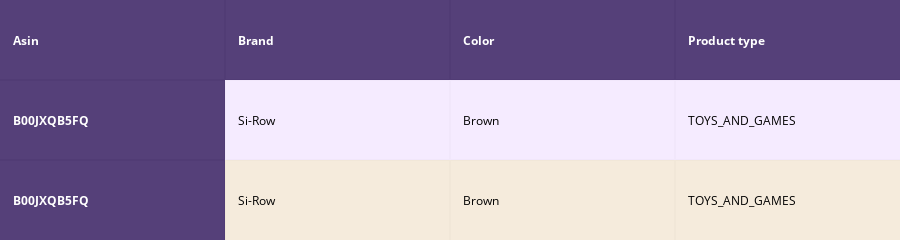
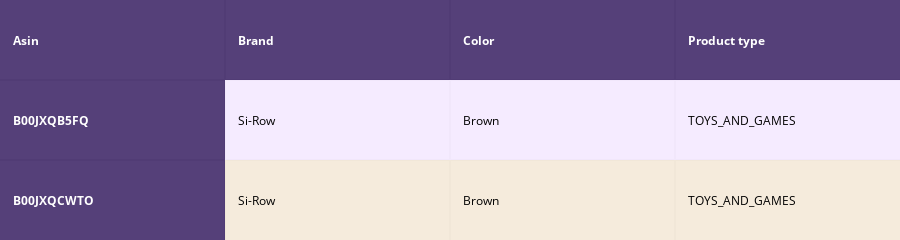
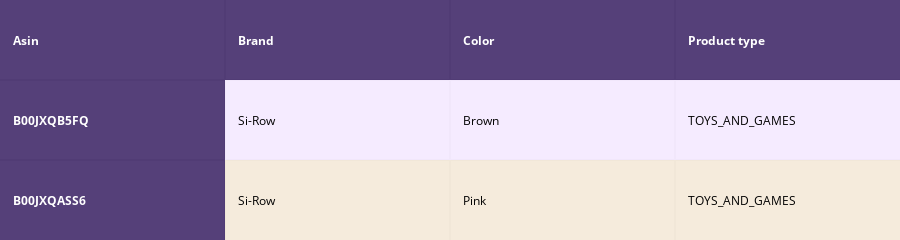
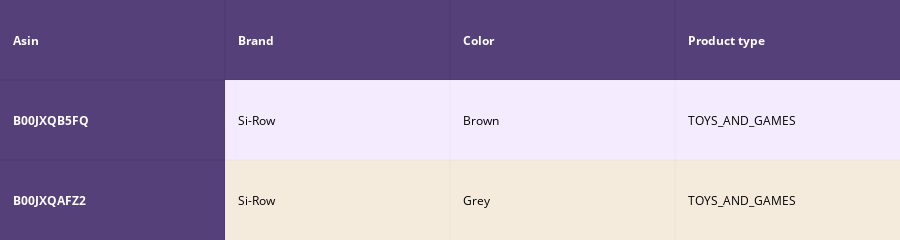

These figures' notebook cell, in order:
### Code cell
# brand and color weight =50
# title vector weight = 5

idf_w2v_brand(12566, 5, 50, 4)

### Figure 1 — Plotly figure (JSON) as saved in the notebook; plotly's stock layout.template omitted (floating-point values rounded to 4 significant figures)
{"data": [{"opacity": 0.75, "uid": "4fe1f14b-dda3-4d91-a629-86abc11fc8ee", "colorscale": [[0, "#1d004d"], [0.5, "#f2e5ff"], [1, "#f2e5d1"]], "showscale": false, "hoverinfo": "none", "z": [[0, 0, 0, 0], [0, 0.5, 0.5, 0.5], [0, 1, 1, 1]], "type": "heatmap"}], "layout": {"yaxis": {"showticklabels": false, "tick0": 0.5, "ticks": "", "gridwidth": 2, "dtick": 1, "zeroline": false, "autorange": "reversed"}, "margin": {"r": 0, "b": 0, "l": 0, "t": 0}, "annotations": [{"xref": "x", "xanchor": "left", "yref": "y", "text": "<b>Asin</b>", "align": "left", "y": 0, "x": -0.45, "font": {"color": "#ffffff"}, "showarrow": false}, {"xref": "x", "xanchor": "left", "yref": "y", "text": "<b>Brand</b>", "align": "left", "y": 0, "x": 0.55, "font": {"color": "#ffffff"}, "showarrow": false}, {"xref": "x", "xanchor": "left", "yref": "y", "text": "<b>Color</b>", "align": "left", "y": 0, "x": 1.55, "font": {"color": "#ffffff"}, "showarrow": false}, {"xref": "x", "xanchor": "left", "yref": "y", "text": "<b>Product type</b>", "align": "left", "y": 0, "x": 2.55, "font": {"color": "#ffffff"}, "showarrow": false}, {"xref": "x", "xanchor": "left", "yref": "y", "text": "<b>B00JXQB5FQ</b>", "align": "left", "y": 1, "x": -0.45, "font": {"color": "#ffffff"}, "showarrow": false}, {"xref": "x", "xanchor": "left", "yref": "y", "text": "Si-Row", "align": "left", "y": 1, "x": 0.55, "font": {"color": "#000000"}, "showarrow": false}, {"xref": "x", "xanchor": "left", "yref": "y", "text": "Brown", "align": "left", "y": 1, "x": 1.55, "font": {"color": "#000000"}, "showarrow": false}, {"xref": "x", "xanchor": "left", "yref": "y", "text": "TOYS_AND_GAMES", "align": "left", "y": 1, "x": 2.55, "font": {"color": "#000000"}, "showarrow": false}, {"xref": "x", "xanchor": "left", "yref": "y", "text": "<b>B00JXQB5FQ</b>", "align": "left", "y": 2, "x": -0.45, "font": {"color": "#ffffff"}, "showarrow": false}, {"xref": "x", "xanchor": "left", "yref": "y", "text": "Si-Row", "align": "left", "y": 2, "x": 0.55, "font": {"color": "#000000"}, "showarrow": false}, {"xref": "x", "xanchor": "left", "yref": "y", "text": "Brown", "align": "left", "y": 2, "x": 1.55, "font": {"color": "#000000"}, "showarrow": false}, {"xref": "x", "xanchor": "left", "yref": "y", "text": "TOYS_AND_GAMES", "align": "left", "y": 2, "x": 2.55, "font": {"color": "#000000"}, "showarrow": false}], "xaxis": {"showticklabels": false, "tick0": -0.5, "ticks": "", "gridwidth": 2, "dtick": 1, "zeroline": false}, "height": 140}}

### Figure 2 — Plotly figure (JSON) as saved in the notebook; plotly's stock layout.template omitted (floating-point values rounded to 4 significant figures)
{"data": [{"opacity": 0.75, "uid": "7bd709a6-6146-488c-98d3-8dc7fc3c07c9", "colorscale": [[0, "#1d004d"], [0.5, "#f2e5ff"], [1, "#f2e5d1"]], "showscale": false, "hoverinfo": "none", "z": [[0, 0, 0, 0], [0, 0.5, 0.5, 0.5], [0, 1, 1, 1]], "type": "heatmap"}], "layout": {"yaxis": {"showticklabels": false, "tick0": 0.5, "ticks": "", "gridwidth": 2, "dtick": 1, "zeroline": false, "autorange": "reversed"}, "margin": {"r": 0, "b": 0, "l": 0, "t": 0}, "annotations": [{"xref": "x", "xanchor": "left", "yref": "y", "text": "<b>Asin</b>", "align": "left", "y": 0, "x": -0.45, "font": {"color": "#ffffff"}, "showarrow": false}, {"xref": "x", "xanchor": "left", "yref": "y", "text": "<b>Brand</b>", "align": "left", "y": 0, "x": 0.55, "font": {"color": "#ffffff"}, "showarrow": false}, {"xref": "x", "xanchor": "left", "yref": "y", "text": "<b>Color</b>", "align": "left", "y": 0, "x": 1.55, "font": {"color": "#ffffff"}, "showarrow": false}, {"xref": "x", "xanchor": "left", "yref": "y", "text": "<b>Product type</b>", "align": "left", "y": 0, "x": 2.55, "font": {"color": "#ffffff"}, "showarrow": false}, {"xref": "x", "xanchor": "left", "yref": "y", "text": "<b>B00JXQB5FQ</b>", "align": "left", "y": 1, "x": -0.45, "font": {"color": "#ffffff"}, "showarrow": false}, {"xref": "x", "xanchor": "left", "yref": "y", "text": "Si-Row", "align": "left", "y": 1, "x": 0.55, "font": {"color": "#000000"}, "showarrow": false}, {"xref": "x", "xanchor": "left", "yref": "y", "text": "Brown", "align": "left", "y": 1, "x": 1.55, "font": {"color": "#000000"}, "showarrow": false}, {"xref": "x", "xanchor": "left", "yref": "y", "text": "TOYS_AND_GAMES", "align": "left", "y": 1, "x": 2.55, "font": {"color": "#000000"}, "showarrow": false}, {"xref": "x", "xanchor": "left", "yref": "y", "text": "<b>B00JXQCWTO</b>", "align": "left", "y": 2, "x": -0.45, "font": {"color": "#ffffff"}, "showarrow": false}, {"xref": "x", "xanchor": "left", "yref": "y", "text": "Si-Row", "align": "left", "y": 2, "x": 0.55, "font": {"color": "#000000"}, "showarrow": false}, {"xref": "x", "xanchor": "left", "yref": "y", "text": "Brown", "align": "left", "y": 2, "x": 1.55, "font": {"color": "#000000"}, "showarrow": false}, {"xref": "x", "xanchor": "left", "yref": "y", "text": "TOYS_AND_GAMES", "align": "left", "y": 2, "x": 2.55, "font": {"color": "#000000"}, "showarrow": false}], "xaxis": {"showticklabels": false, "tick0": -0.5, "ticks": "", "gridwidth": 2, "dtick": 1, "zeroline": false}, "height": 140}}

### Figure 3 — Plotly figure (JSON) as saved in the notebook; plotly's stock layout.template omitted (floating-point values rounded to 4 significant figures)
{"data": [{"opacity": 0.75, "uid": "827772c9-5410-46d7-af46-e48f107cf9cf", "colorscale": [[0, "#1d004d"], [0.5, "#f2e5ff"], [1, "#f2e5d1"]], "showscale": false, "hoverinfo": "none", "z": [[0, 0, 0, 0], [0, 0.5, 0.5, 0.5], [0, 1, 1, 1]], "type": "heatmap"}], "layout": {"yaxis": {"showticklabels": false, "tick0": 0.5, "ticks": "", "gridwidth": 2, "dtick": 1, "zeroline": false, "autorange": "reversed"}, "margin": {"r": 0, "b": 0, "l": 0, "t": 0}, "annotations": [{"xref": "x", "xanchor": "left", "yref": "y", "text": "<b>Asin</b>", "align": "left", "y": 0, "x": -0.45, "font": {"color": "#ffffff"}, "showarrow": false}, {"xref": "x", "xanchor": "left", "yref": "y", "text": "<b>Brand</b>", "align": "left", "y": 0, "x": 0.55, "font": {"color": "#ffffff"}, "showarrow": false}, {"xref": "x", "xanchor": "left", "yref": "y", "text": "<b>Color</b>", "align": "left", "y": 0, "x": 1.55, "font": {"color": "#ffffff"}, "showarrow": false}, {"xref": "x", "xanchor": "left", "yref": "y", "text": "<b>Product type</b>", "align": "left", "y": 0, "x": 2.55, "font": {"color": "#ffffff"}, "showarrow": false}, {"xref": "x", "xanchor": "left", "yref": "y", "text": "<b>B00JXQB5FQ</b>", "align": "left", "y": 1, "x": -0.45, "font": {"color": "#ffffff"}, "showarrow": false}, {"xref": "x", "xanchor": "left", "yref": "y", "text": "Si-Row", "align": "left", "y": 1, "x": 0.55, "font": {"color": "#000000"}, "showarrow": false}, {"xref": "x", "xanchor": "left", "yref": "y", "text": "Brown", "align": "left", "y": 1, "x": 1.55, "font": {"color": "#000000"}, "showarrow": false}, {"xref": "x", "xanchor": "left", "yref": "y", "text": "TOYS_AND_GAMES", "align": "left", "y": 1, "x": 2.55, "font": {"color": "#000000"}, "showarrow": false}, {"xref": "x", "xanchor": "left", "yref": "y", "text": "<b>B00JXQASS6</b>", "align": "left", "y": 2, "x": -0.45, "font": {"color": "#ffffff"}, "showarrow": false}, {"xref": "x", "xanchor": "left", "yref": "y", "text": "Si-Row", "align": "left", "y": 2, "x": 0.55, "font": {"color": "#000000"}, "showarrow": false}, {"xref": "x", "xanchor": "left", "yref": "y", "text": "Pink", "align": "left", "y": 2, "x": 1.55, "font": {"color": "#000000"}, "showarrow": false}, {"xref": "x", "xanchor": "left", "yref": "y", "text": "TOYS_AND_GAMES", "align": "left", "y": 2, "x": 2.55, "font": {"color": "#000000"}, "showarrow": false}], "xaxis": {"showticklabels": false, "tick0": -0.5, "ticks": "", "gridwidth": 2, "dtick": 1, "zeroline": false}, "height": 140}}

### Figure 4 — Plotly figure (JSON) as saved in the notebook; plotly's stock layout.template omitted (floating-point values rounded to 4 significant figures)
{"data": [{"opacity": 0.75, "uid": "fdbb6466-faee-42ad-81b5-fb361c5ba7d6", "colorscale": [[0, "#1d004d"], [0.5, "#f2e5ff"], [1, "#f2e5d1"]], "showscale": false, "hoverinfo": "none", "z": [[0, 0, 0, 0], [0, 0.5, 0.5, 0.5], [0, 1, 1, 1]], "type": "heatmap"}], "layout": {"yaxis": {"showticklabels": false, "tick0": 0.5, "ticks": "", "gridwidth": 2, "dtick": 1, "zeroline": false, "autorange": "reversed"}, "margin": {"r": 0, "b": 0, "l": 0, "t": 0}, "annotations": [{"xref": "x", "xanchor": "left", "yref": "y", "text": "<b>Asin</b>", "align": "left", "y": 0, "x": -0.45, "font": {"color": "#ffffff"}, "showarrow": false}, {"xref": "x", "xanchor": "left", "yref": "y", "text": "<b>Brand</b>", "align": "left", "y": 0, "x": 0.55, "font": {"color": "#ffffff"}, "showarrow": false}, {"xref": "x", "xanchor": "left", "yref": "y", "text": "<b>Color</b>", "align": "left", "y": 0, "x": 1.55, "font": {"color": "#ffffff"}, "showarrow": false}, {"xref": "x", "xanchor": "left", "yref": "y", "text": "<b>Product type</b>", "align": "left", "y": 0, "x": 2.55, "font": {"color": "#ffffff"}, "showarrow": false}, {"xref": "x", "xanchor": "left", "yref": "y", "text": "<b>B00JXQB5FQ</b>", "align": "left", "y": 1, "x": -0.45, "font": {"color": "#ffffff"}, "showarrow": false}, {"xref": "x", "xanchor": "left", "yref": "y", "text": "Si-Row", "align": "left", "y": 1, "x": 0.55, "font": {"color": "#000000"}, "showarrow": false}, {"xref": "x", "xanchor": "left", "yref": "y", "text": "Brown", "align": "left", "y": 1, "x": 1.55, "font": {"color": "#000000"}, "showarrow": false}, {"xref": "x", "xanchor": "left", "yref": "y", "text": "TOYS_AND_GAMES", "align": "left", "y": 1, "x": 2.55, "font": {"color": "#000000"}, "showarrow": false}, {"xref": "x", "xanchor": "left", "yref": "y", "text": "<b>B00JXQAFZ2</b>", "align": "left", "y": 2, "x": -0.45, "font": {"color": "#ffffff"}, "showarrow": false}, {"xref": "x", "xanchor": "left", "yref": "y", "text": "Si-Row", "align": "left", "y": 2, "x": 0.55, "font": {"color": "#000000"}, "showarrow": false}, {"xref": "x", "xanchor": "left", "yref": "y", "text": "Grey", "align": "left", "y": 2, "x": 1.55, "font": {"color": "#000000"}, "showarrow": false}, {"xref": "x", "xanchor": "left", "yref": "y", "text": "TOYS_AND_GAMES", "align": "left", "y": 2, "x": 2.55, "font": {"color": "#000000"}, "showarrow": false}], "xaxis": {"showticklabels": false, "tick0": -0.5, "ticks": "", "gridwidth": 2, "dtick": 1, "zeroline": false}, "height": 140}}
